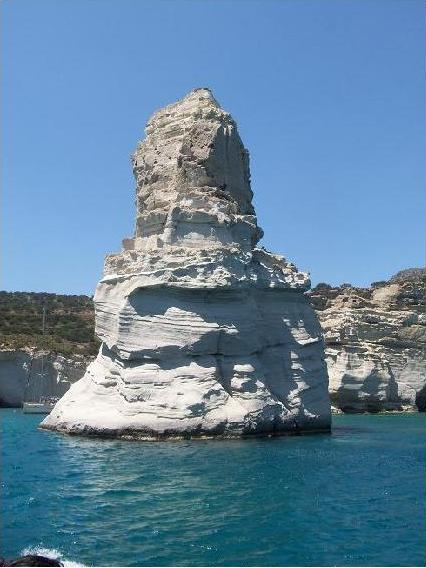
#> input picture examples/photo.jpg, 426 x 568 px
$ python paint-effect.py   (older library calls are emulated)
#> lines starting #> are read from the running program, lines starting #| are printed output that depends on the picture
#> further down, image is the input picture: shape (568, 426, 3); mean B, G, R 158.9, 132.2, 98
### src/pykuwahara/kuwahara.py
from typing import Literal, Optional
import numbers
import warnings

import cv2
import numpy as np


# dtypes accepted as-is by cv2.cvtColor (native byte order only)
_CVTCOLOR_DTYPES = (np.dtype(np.uint8), np.dtype(np.uint16), np.dtype(np.float32))


def _work_dtype(dtype: np.dtype) -> type:
    """Floating dtype used for the computations (float32 unless it loses precision)."""
    if dtype.kind in 'biu' and dtype.itemsize == 1:
        return np.float32
    if dtype.kind == 'f' and dtype.itemsize <= 4:
        return np.float32
    return np.float64


def kuwahara(
    orig_img: np.ndarray,
    method: Literal["mean", "gaussian"] = "mean",
    radius: int = 3,
    sigma: Optional[float] = None,
    grayconv: int = cv2.COLOR_BGR2GRAY,
    image_2d: Optional[np.ndarray] = None,
) -> np.ndarray:
    """
    Get the image filtered with Kuwahara method.

    Computations are done in float32 for 8-bit, float16 and float32 inputs, and in
    float64 for all other dtypes (16-bit and wider integers, float64). For integer
    inputs, the output is truncated toward zero when cast back to the input dtype.

    :param orig_img: original numpy image, of shape ``(H, W)`` or ``(H, W, C)``
    :type orig_img: :class:`numpy.ndarray`
    :param method: method used to compute the pixels values
    :type method: `Literal['mean', 'gaussian']`
    :param radius: the window radius (`winsize = 2 * radius + 1`), greater than or equal to 1
    :type radius: `int`
    :param sigma: the sigma used if method is "gaussian", automatically computed by OpenCV when `None`
    :type sigma: `float` or `None`
    :param grayconv: OpenCV color conversion code for ``cv2.cvtColor(orig_img, grayconv)`` when ``image_2d``
        is omitted (3-channel input). It must produce a single-channel image. Default is ``cv2.COLOR_BGR2GRAY``.
    :type grayconv: `int`
    :param image_2d: the 1-channel image of shape ``(H, W)`` used to compute the variance, used instead
        of `grayconv` (3-channel input) or of the image itself (2-D input)
    :type image_2d: `numpy.ndarray` or `None`
    :returns: the filtered image, with the same shape and dtype as `orig_img`
    :rtype: `numpy.ndarray`
    :raises TypeError: if `orig_img` is not 2-D or 3-D, or if `radius` is not an integer
    :raises ValueError: if `radius` < 1, if `method` is unknown, if `image_2d` has not the
        shape ``(H, W)``, or if `grayconv` does not produce a single-channel image
    """
#> called with method = 'mean', radius = 4, grayconv = 6

    # Filter description:
    # The Kuwahara filter works on a window divided into 4 overlapping
    # subwindows (for a 5x5 pixels example, see below). In each subwindow, the mean and
    # variance are computed. The output value (located at the center of the
    # window) is set to the mean of the subwindow with the smallest variance.
    #
    #     ( a  a  ab   b  b)
    #     ( a  a  ab   b  b)
    #     (ac ac abcd bd bd)
    #     ( c  c  cd   d  d)
    #     ( c  c  cd   d  d)
    #
    # Inspired by:
    #       python-kuwahara by Andrew Dussault, 2015 : https://github.com/adussault/python-kuwahara
    #       which it itself based on original Matlab code from Luca Balbi, 2007

    if orig_img.ndim != 2 and orig_img.ndim != 3:
        raise TypeError("Incorrect number of dimensions (expected 2 or 3)")

    if isinstance(radius, bool) or not isinstance(radius, numbers.Integral):
        raise TypeError('`radius` must be int')
    radius = int(radius)

    if radius < 1:
        raise ValueError('`radius` must be greater than or equal to 1')

    if method not in ('mean', 'gaussian'):
        raise ValueError('unsupported method %s' % method)

    if method == 'gaussian' and sigma is None:
        sigma = -1
        # then computed by OpenCV as : 0.3 * ((ksize - 1) * 0.5 - 1) + 0.8
        # see: https://docs.opencv.org/master/d4/d86/group__imgproc__filter.html#gac05a120c1ae92a6060dd0db190a61afa

    # convert to float if necessary for further math computation
    work_dtype = _work_dtype(orig_img.dtype)
    image = orig_img.astype(work_dtype, copy=False)

    if image_2d is not None:
        image_2d = np.asarray(image_2d)
        if image_2d.ndim != 2 or image_2d.shape != image.shape[:2]:
            raise ValueError(
                f"`image_2d` must be a 2-D array of shape {image.shape[:2]}, got {image_2d.shape}"
            )
        image_2d = image_2d.astype(work_dtype, copy=False)

    # preallocate these arrays
    avgs = np.empty((4, *image.shape), dtype=work_dtype)
    variances = np.empty((4, *image.shape[:2]), dtype=work_dtype)

    if image.ndim == 3 and image_2d is None:
        if orig_img.dtype in _CVTCOLOR_DTYPES and orig_img.dtype.isnative:
            cvt_src = orig_img
        else:
            # OpenCV rejects other depths (e.g. CV_16S, CV_64F) for typical color conversions.
            if orig_img.dtype.kind == 'f' and orig_img.dtype.itemsize == 8:
                warnings.warn(
                    "3-channel float64 input without `image_2d`: OpenCV `cv2.cvtColor` does not "
                    "support CV_64F; the grayscale conversion (grayconv) is computed in float32, "
                    "the filtering itself stays in float64. Pass an explicit 1-channel `image_2d` "
                    "for a full-precision variance guide.",
                    UserWarning,
                    stacklevel=2,
                )
            cvt_src = image.astype(np.float32, copy=False)
        image_2d = cv2.cvtColor(cvt_src, grayconv)
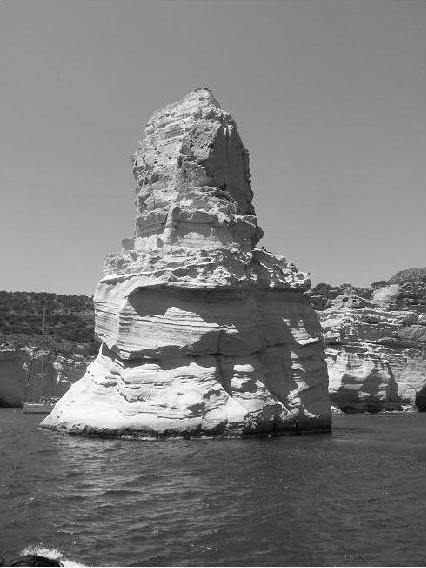
#> image_2d: shape (568, 426); min 0, max 255, mean 125
        if image_2d.ndim != 2:
            raise ValueError("`grayconv` must produce a single-channel (2-D) image")
        image_2d = image_2d.astype(work_dtype, copy=False)

    if image_2d is None:
        image_2d = image
        avgs_2d = avgs
    else:
        avgs_2d = np.empty((4, *image.shape[:2]), dtype=work_dtype)

    # Create a pixel-by-pixel square of the image
    squared_img = image_2d ** 2
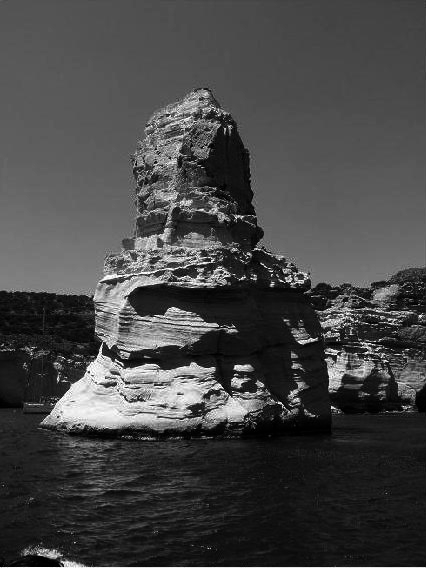
#> squared_img: shape (568, 426) float32; min 0, max 65025, mean 17903.8; drawn with min black and max white

    if method == 'mean':
        kxy = np.ones(radius + 1, dtype=work_dtype) / (radius + 1)    # kernelX and kernelY (same)
    elif method == 'gaussian':
        ktype = cv2.CV_64F if work_dtype is np.float64 else cv2.CV_32F
        kxy = cv2.getGaussianKernel(2 * radius + 1, sigma, ktype=ktype)
        kxy /= kxy[radius:].sum()   # normalize the semi-kernels
        klr = np.array([kxy[:radius+1], kxy[radius:]])
        kindexes = [[1, 1], [1, 0], [0, 1], [0, 0]]

    # the anchor (pixel position) for all kernel quadrants
    anchors = [(0, 0), (0,  radius), (radius, 0), (radius, radius)]

    # Calculation of averages and variances on subwindows
    for k in range(4):
        if method == 'mean':
            kx = ky = kxy
        elif method == 'gaussian':
            kx, ky = klr[kindexes[k]]
        cv2.sepFilter2D(image, -1, kx, ky, avgs[k], anchors[k])
        if avgs_2d is not avgs: # else, this is already done...
            cv2.sepFilter2D(image_2d, -1, kx, ky, avgs_2d[k], anchors[k])
        cv2.sepFilter2D(squared_img, -1, kx, ky, variances[k], anchors[k])
        variances[k] = variances[k] - avgs_2d[k] ** 2    # compute the final variance on subwindow

    # Choice of index with minimum variance
    indices = np.argmin(variances, axis=0)
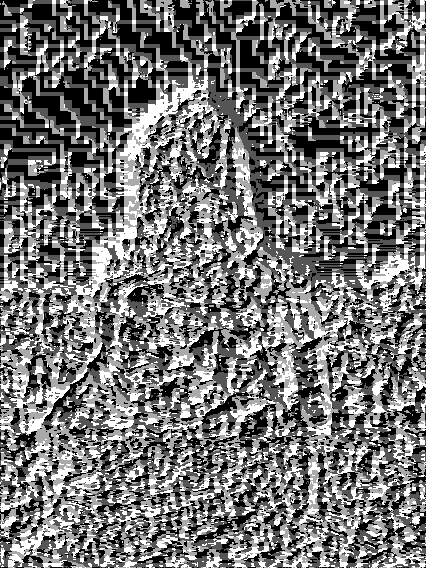
#> indices: shape (568, 426) int64; min 0, max 3, mean 1.37; drawn with min black and max white

    # Building the filtered image
    if image.ndim == 2:
        filtered = np.take_along_axis(avgs, indices[None,...], 0).reshape(image.shape)
    else:   # then avgs.ndim == 4
        filtered = np.take_along_axis(avgs, indices[None,...,None], 0).reshape(image.shape)
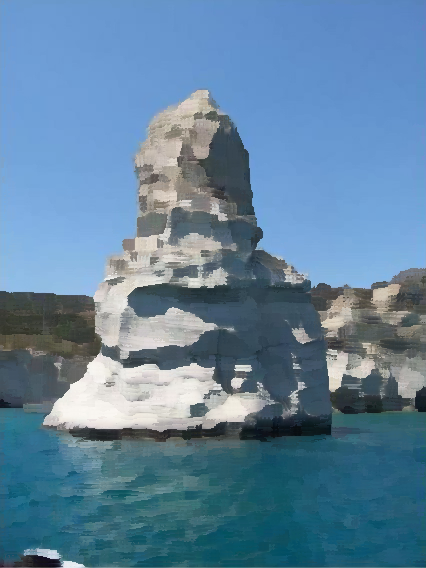
#> filtered: shape (568, 426, 3) float32; mean B, G, R 158.4, 131.4, 96.5

    return filtered.astype(orig_img.dtype)

### examples/paint-effect.py
import cv2
from pykuwahara import kuwahara

image = cv2.imread('photo.jpg')

# Set radius according to the image dimensions and the desired effect
filt1 = kuwahara(image, method='mean', radius=4)
# NOTE: with sigma >= radius, this is equivalent to using 'mean' method
# NOTE: with sigma << radius, the radius has no effect
filt2 = kuwahara(image, method='gaussian', radius=4, sigma=1.5)
#> call 2 of kuwahara, with method = 'gaussian', radius = 4, sigma = 1.5, grayconv = 6
#> in kuwahara (call 2), `ktype = cv2.CV_64F if work_dtype is np.float64 else cv2.CV_32F`: ktype = 5
#> in kuwahara (call 2), `kxy = cv2.getGaussianKernel(2 * radius + 1, sigma, ktype=ktype)`: kxy = [0.00761, 0.0361, 0.11, 0.213, 0.267, 0.213, 0.11, 0.0361, 0.00761]
#> in kuwahara (call 2), `kxy /= kxy[radius:].sum()`: kxy = [0.012, 0.057, 0.173, 0.337, 0.421, 0.337, 0.173, 0.057, 0.012]
#> the loop in kuwahara (call 2), `for k in range(4):` made 4 passes
#> (kx, ky) on passes 2 to 3: ([0.421, 0.337, 0.173, 0.057, 0.012], [0.012, 0.057, 0.173, 0.337, 0.421]), ([0.012, 0.057, 0.173, 0.337, 0.421], [0.421, 0.337, 0.173, 0.057, 0.012])
#> ky on passes 1, 4: [0.421, 0.337, 0.173, 0.057, 0.012], [0.012, 0.057, 0.173, 0.337, 0.421]
#> in kuwahara (call 2), `indices = np.argmin(variances, axis=0)`:
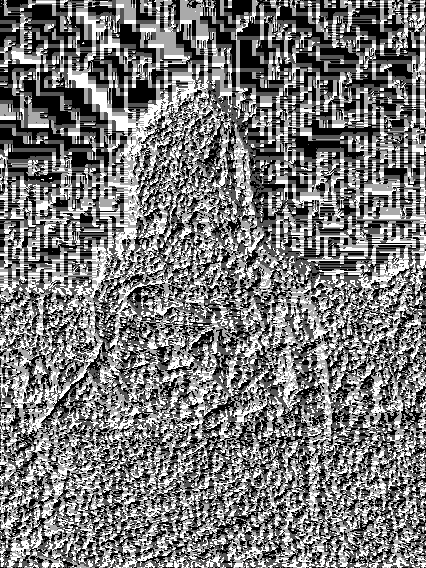
#> indices: shape (568, 426) int64; min 0, max 3, mean 1.42; drawn with min black and max white
#> in kuwahara (call 2), `filtered = np.take_along_axis(avgs, indices[None,...,None], 0).reshape..`:
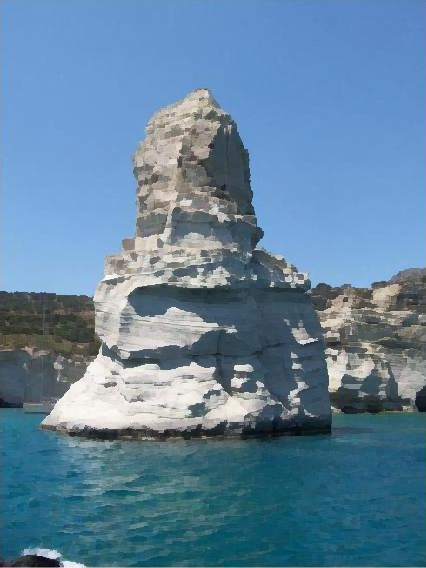
#> filtered: shape (568, 426, 3) float32; mean B, G, R 158.6, 131.7, 97.3

cv2.imwrite('photo-kfilt-mean.jpg', filt1)
cv2.imwrite('photo-kfilt-gaus.jpg', filt2)

$ run again, with examples/lion.jpg copied over examples/photo.jpg
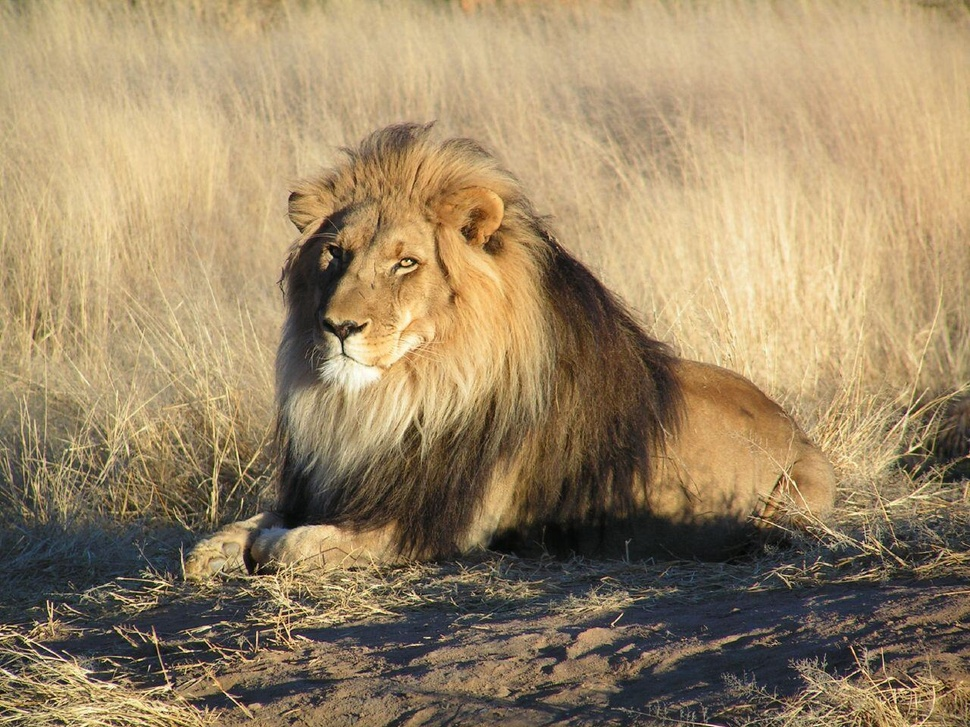
#> input picture examples/lion.jpg, 970 x 727 px, shrunk from 1280 x 960 before the run
#> image is the input picture: shape (727, 970, 3); mean B, G, R 102.3, 135.3, 156.3
#> in kuwahara, `squared_img = image_2d ** 2`:
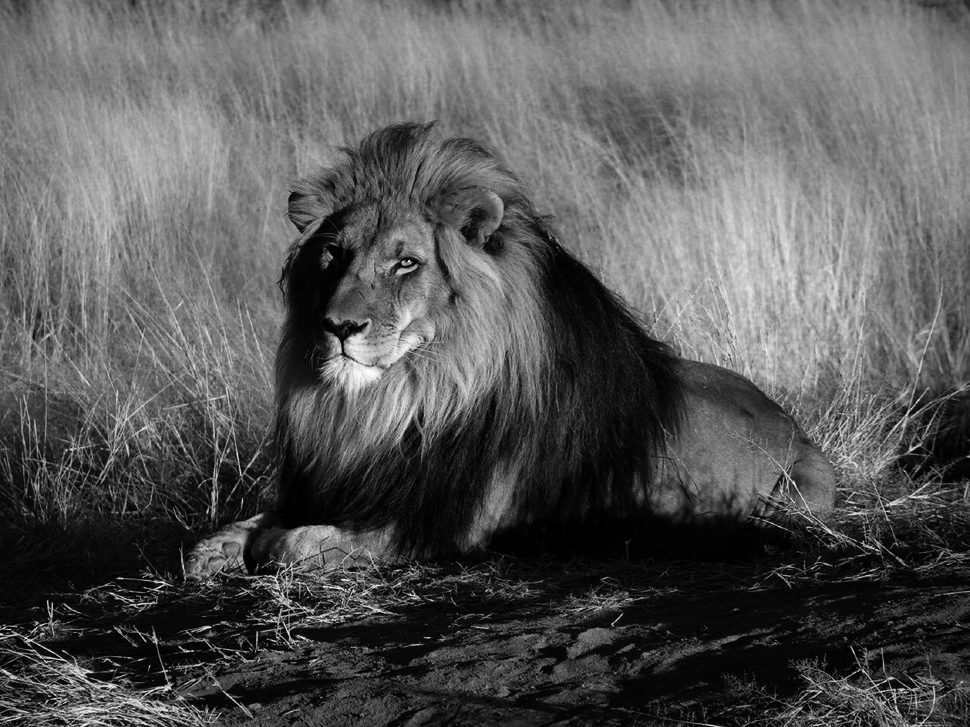
#> squared_img: shape (727, 970) float32; min 9, max 64516, mean 22347.2; drawn with min black and max white
#> ktype = 5
#> in kuwahara (call 2), `kxy = cv2.getGaussianKernel(2 * radius + 1, sigma, ktype=ktype)`: kxy = [0.00761, 0.0361, 0.11, 0.213, 0.267, 0.213, 0.11, 0.0361, 0.00761]
#> in kuwahara (call 2), `kxy /= kxy[radius:].sum()`: kxy = [0.012, 0.057, 0.173, 0.337, 0.421, 0.337, 0.173, 0.057, 0.012]
#> the loop in kuwahara (call 2), `for k in range(4):` made 4 passes
#> (kx, ky) on passes 2 to 3: ([0.421, 0.337, 0.173, 0.057, 0.012], [0.012, 0.057, 0.173, 0.337, 0.421]), ([0.012, 0.057, 0.173, 0.337, 0.421], [0.421, 0.337, 0.173, 0.057, 0.012])
#> in kuwahara (call 2), `indices = np.argmin(variances, axis=0)`:
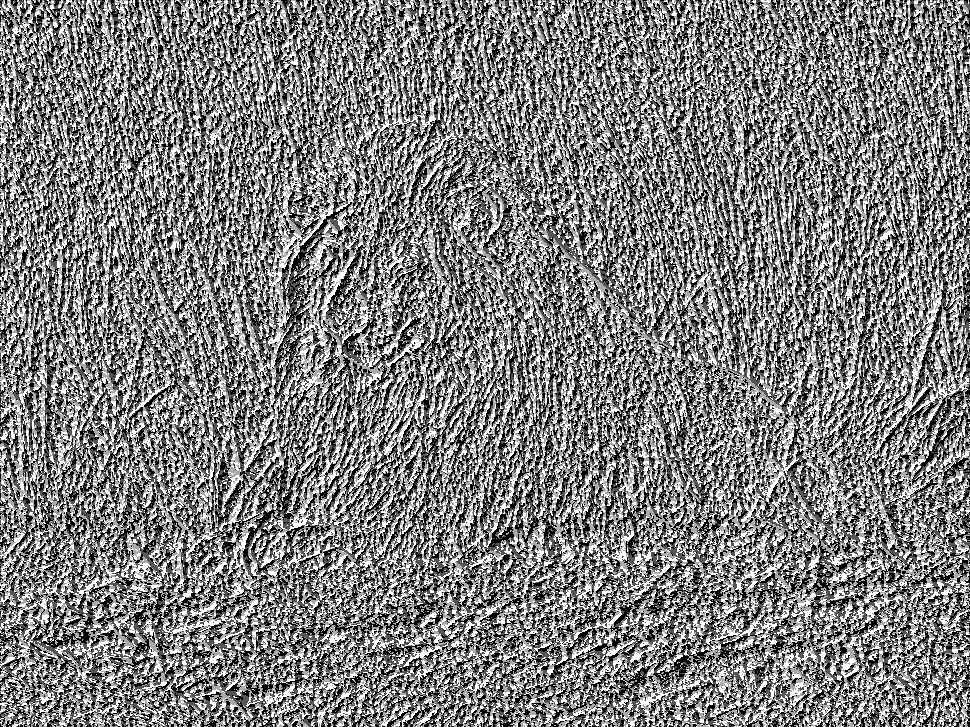
#> indices: shape (727, 970) int64; min 0, max 3, mean 1.5; drawn with min black and max white

$ run again, with examples/selfie.jpg copied over examples/photo.jpg
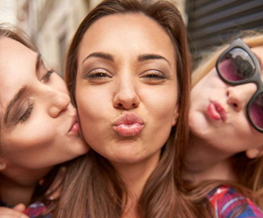
#> input picture examples/selfie.jpg, 263 x 218 px
#> image is the input picture: shape (218, 263, 3); mean B, G, R 89.7, 108.2, 154
#> ktype = 5
#> in kuwahara (call 2), `kxy = cv2.getGaussianKernel(2 * radius + 1, sigma, ktype=ktype)`: kxy = [0.00761, 0.0361, 0.11, 0.213, 0.267, 0.213, 0.11, 0.0361, 0.00761]
#> in kuwahara (call 2), `kxy /= kxy[radius:].sum()`: kxy = [0.012, 0.057, 0.173, 0.337, 0.421, 0.337, 0.173, 0.057, 0.012]
#> the loop in kuwahara (call 2), `for k in range(4):` made 4 passes
#> (kx, ky) on passes 2 to 3: ([0.421, 0.337, 0.173, 0.057, 0.012], [0.012, 0.057, 0.173, 0.337, 0.421]), ([0.012, 0.057, 0.173, 0.337, 0.421], [0.421, 0.337, 0.173, 0.057, 0.012])
#> in kuwahara (call 2), `indices = np.argmin(variances, axis=0)`:
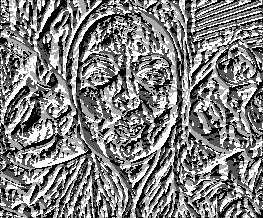
#> indices: shape (218, 263) int64; min 0, max 3, mean 1.5; drawn with min black and max white
#> in kuwahara (call 2), `filtered = np.take_along_axis(avgs, indices[None,...,None], 0).reshape..`:
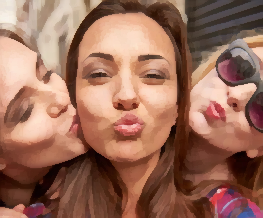
#> filtered: shape (218, 263, 3) float32; mean B, G, R 90.6, 109, 154.5
